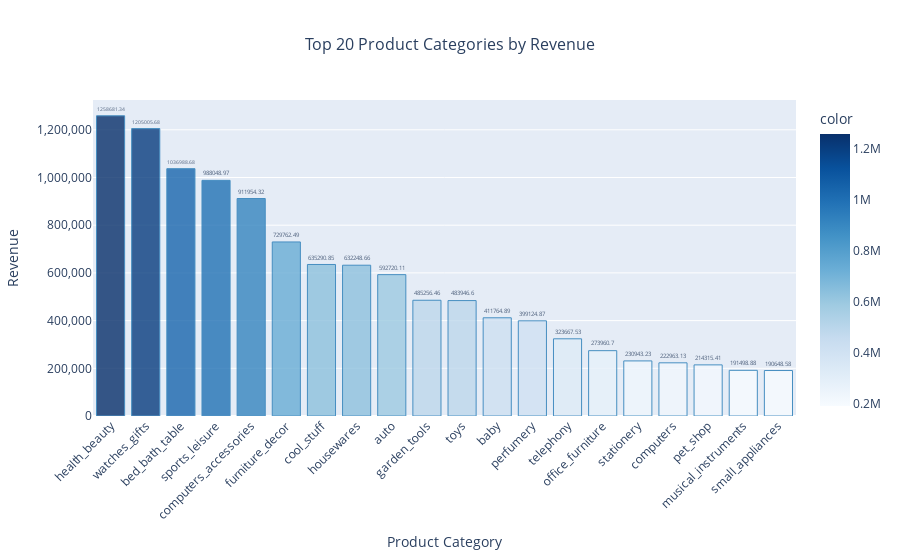

Here is the notebook cell this chart was saved with:
### Code cell
category_revenue = tab1.groupby('product_category_name')['price'].sum()
top_20_categories = category_revenue.sort_values(ascending=False).head(20)

fig = px.bar(top_20_categories, 
             x=top_20_categories.index, 
             y=top_20_categories, 
             labels={'x': 'Product Category', 'y': 'Revenue'},
             title='Top 20 Product Categories by Revenue',
             color=top_20_categories,  
             color_continuous_scale='Blues',  
             text=top_20_categories.round(2))  

fig.update_traces(marker=dict(line=dict(color='#1f77b4', width=1)),  
                  textposition='outside',  
                  texttemplate='%{text}',  
                  opacity=0.8)  

fig.update_layout(
    xaxis_title='Product Category',
    yaxis_title='Revenue',
    xaxis_tickangle=-45,  
    yaxis_tickformat=',.0f',  
    title_x=0.5,  
    title_font=dict(size=16),
)

fig.show()

### Figure 1 — Plotly figure (JSON) as saved in the notebook; plotly's stock layout.template omitted (floating-point values rounded to 4 significant figures)
{"data": [{"alignmentgroup": "True", "hovertemplate": "product_category_name=%{x}<br>Revenue=%{y}<br>text=%{text}<br>color=%{marker.color}<extra></extra>", "legendgroup": "", "marker": {"color": [1259000.0, 1205000.0, 1037000.0, 988000.0, 912000.0, 729800.0, 635300.0, 632200.0, 592700.0, 485300.0, 483900.0, 411800.0, 399100.0, 323700.0, 274000.0, 230900.0, 223000.0, 214300.0, 191500.0, 190600.0], "coloraxis": "coloraxis", "line": {"color": "#1f77b4", "width": 1}, "pattern": {"shape": ""}}, "name": "", "offsetgroup": "", "opacity": 0.8, "orientation": "v", "showlegend": false, "text": [1259000.0, 1205000.0, 1037000.0, 988000.0, 912000.0, 729800.0, 635300.0, 632200.0, 592700.0, 485300.0, 483900.0, 411800.0, 399100.0, 323700.0, 274000.0, 230900.0, 223000.0, 214300.0, 191500.0, 190600.0], "textposition": "outside", "texttemplate": "%{text}", "type": "bar", "x": ["health_beauty", "watches_gifts", "bed_bath_table", "sports_leisure", "computers_accessories", "furniture_decor", "cool_stuff", "housewares", "auto", "garden_tools", "toys", "baby", "perfumery", "telephony", "office_furniture", "stationery", "computers", "pet_shop", "musical_instruments", "small_appliances"], "xaxis": "x", "y": [1259000.0, 1205000.0, 1037000.0, 988000.0, 912000.0, 729800.0, 635300.0, 632200.0, 592700.0, 485300.0, 483900.0, 411800.0, 399100.0, 323700.0, 274000.0, 230900.0, 223000.0, 214300.0, 191500.0, 190600.0], "yaxis": "y"}], "layout": {"barmode": "relative", "coloraxis": {"colorbar": {"title": {"text": "color"}}, "colorscale": [[0, "rgb(247,251,255)"], [0.125, "rgb(222,235,247)"], [0.25, "rgb(198,219,239)"], [0.375, "rgb(158,202,225)"], [0.5, "rgb(107,174,214)"], [0.625, "rgb(66,146,198)"], [0.75, "rgb(33,113,181)"], [0.875, "rgb(8,81,156)"], [1, "rgb(8,48,107)"]]}, "legend": {"tracegroupgap": 0}, "title": {"font": {"size": 16}, "text": "Top 20 Product Categories by Revenue", "x": 0.5}, "xaxis": {"anchor": "y", "domain": [0, 1], "tickangle": -45, "title": {"text": "Product Category"}}, "yaxis": {"anchor": "x", "domain": [0, 1], "tickformat": ",.0f", "title": {"text": "Revenue"}}}}
